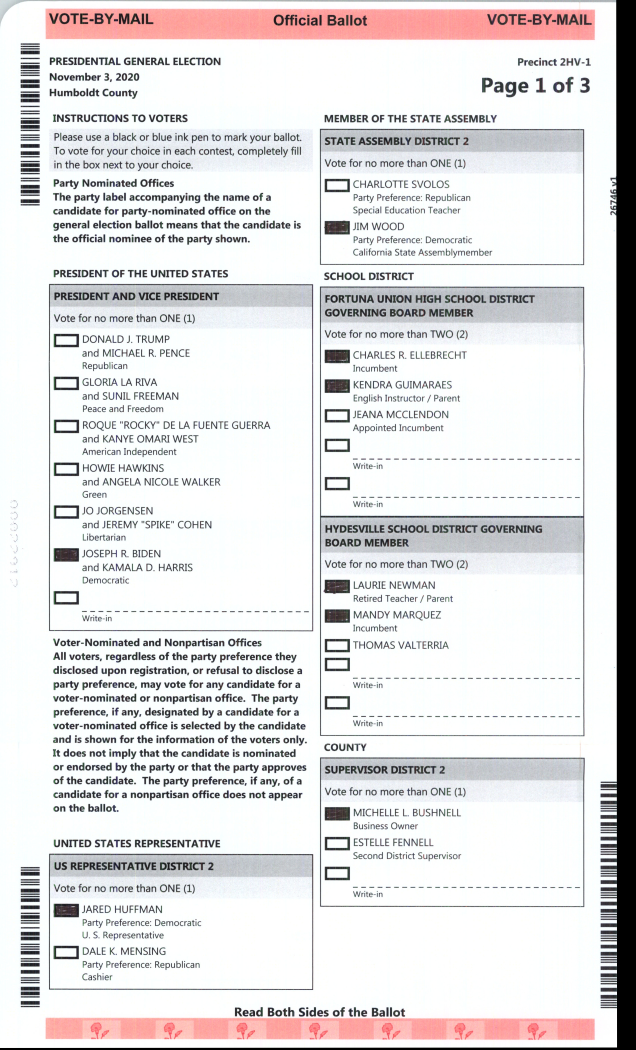
#> input picture votes/templatesV15/template_2HV-1_1.jpg, 2544 x 4200 px, found by its file name (shown at 1/4 size)
$ jupyter execute --allow-errors measure_extraneous_marks.ipynb
#> lines starting #> are read from the running program, lines starting #| are printed output that depends on the picture; after the words box and inside, x2 and y2 are one past the last pixel; in counts of white or black regions, pixels touching at a corner belong together
[cell 1]
import cv2
import time
import numpy as np
import logging
import math
import copy
from pathlib import Path
import json
from dataclasses import dataclass

import matplotlib.pyplot as plt
plt.rcParams['figure.figsize'] = [10, 10]

#> (the rest of this cell did not finish here and is left out)

[cell 2]
#external code not changed

@dataclass
class ChoiceBox:  #v1.5 changes
    cnum: int = -1
    area: float = 0.0
    w: int = 0
    h: int = 0
    cX: int = -1
    cY: int = -1
    angle: float = 180.
    parent: int = -1
    column: int = -1
    contest_num: int = -1
    candidate_name: str = ""
    contest_name: str = ""
    votes_allowed: int = -1
    error_score: float = 0
    contest_type = "" #should be either "regular" or "proposition"

#the lines are about 8-9 pixels wide
ACTUAL_CHOICE_BOX_WIDTH = 100 #what about thickness of lines??
ACTUAL_CHOICE_BOX_HEIGHT = 54
INNER_CHOICE_BOX_WIDTH = 80
INNER_CHOICE_BOX_HEIGHT = 34

# [205 lines left out: functions calc_choice_box_scoring_coords, align_form_and_update_CB_locations, not called in this run]

class ChoiceBoxTemplateMatcher():
    # [47 lines left out: functions __init__, search_for_choiceboxes, not called in this run]


class BestMatchesAccumulator():
#template matching generates lots of false-positive matches
#this class accumulates only the template rectangles with best match score, rejecting any similar rectangles lower scores

    # [46 lines left out: functions __init__, add_all_matches, _add_matching_rectangle, not called in this run]

    def rectangle_iter(self):
        return [ sr for sr in self.best_rectangles ]

    def centroid_iter(self):
        return [ (sr.tlx + (sr.brx-sr.tlx)/2, sr.tly + (sr.bry-sr.tly)/2) for sr in self.best_rectangles ]

    def how_many(self):
        return len(self.best_rectangles)

    def dump(self):
        for sr in self.best_rectangles:
            print(f"cX:{sr.tlx + (sr.brx-sr.tlx)/2} cY:{sr.tly + (sr.bry-sr.tly)/2} score:{sr.score}")

    # [48 lines left out: functions show_on_image, get_iou, not called in this run]

[cell 3]
def debug_display_images(*image_name_tuples, figsize=(22,12)):
    #call with variable number of (image, title) pairs
    if len(image_name_tuples) == 0:
        return
    num_plots = len(image_name_tuples)

    fig, ax = plt.subplots(1, num_plots, figsize=figsize, tight_layout=True)

    for i, tup in enumerate(image_name_tuples):
        img = tup[0]
        label = tup[1]
        ax[i].set_xlabel(label)
        if len(img.shape) == 3:
            ax[i].imshow(img)
        elif len(img.shape) == 2:
            ax[i].imshow(img, cmap='gray')
        else:
            ax[i].imshow(img)

    plt.show()

[cell 4]
#load form and corresponding template and choice files
template_dir_path = Path("/Volumes/Data/david-data/Dropbox/PythonProjects-dpm/Ballot_tests/templates")
form_path = Path("/Volumes/Data/david-data/Dropbox/david/12-07/087904.jpg")
template_path = template_dir_path / "template_2HV-1_1.jpg"
choice_path = Path("/Volumes/Data/david-data/Dropbox/PythonProjects-dpm/Ballot_tests/templates/choices_2HV-1_1.json")

path_to_metadata_dir = Path("../metadata") #not really used here

path_to_logfile = None

form = cv2.imread(str(form_path))
template = cv2.imread(str(template_path))
#> template is the input picture: shape (4200, 2544, 3); mean B, G, R 223.3, 222.6, 223.9
#> (the rest of this cell did not finish here and is left out)

[cell 5]
subset = template[900:2800, 300:1500]
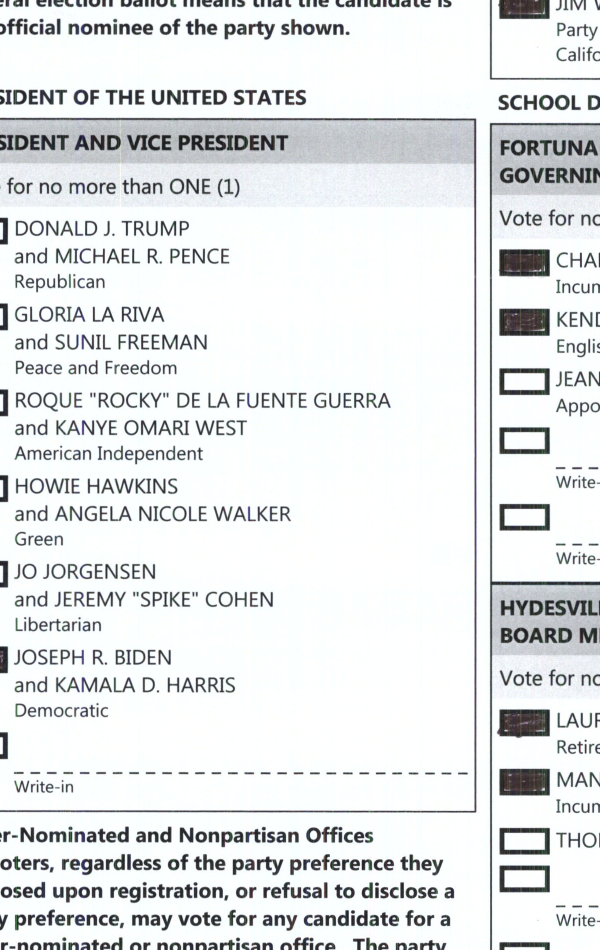
#> subset: shape (1900, 1200, 3) (shown at 1/2 size); mean B, G, R 230.1, 229.2, 226.5

#kernel = np.zeros((15,15),np.uint8)
subset_gray = cv2.cvtColor(subset, cv2.COLOR_BGR2GRAY)
#subset_binary = cv2.threshold(subset_gray, 127, 255, cv2.THRESH_BINARY_INV+cv2.THRESH_OTSU)[1]
subset_binary = cv2.threshold(subset_gray, 127, 255,cv2.THRESH_OTSU)[1]
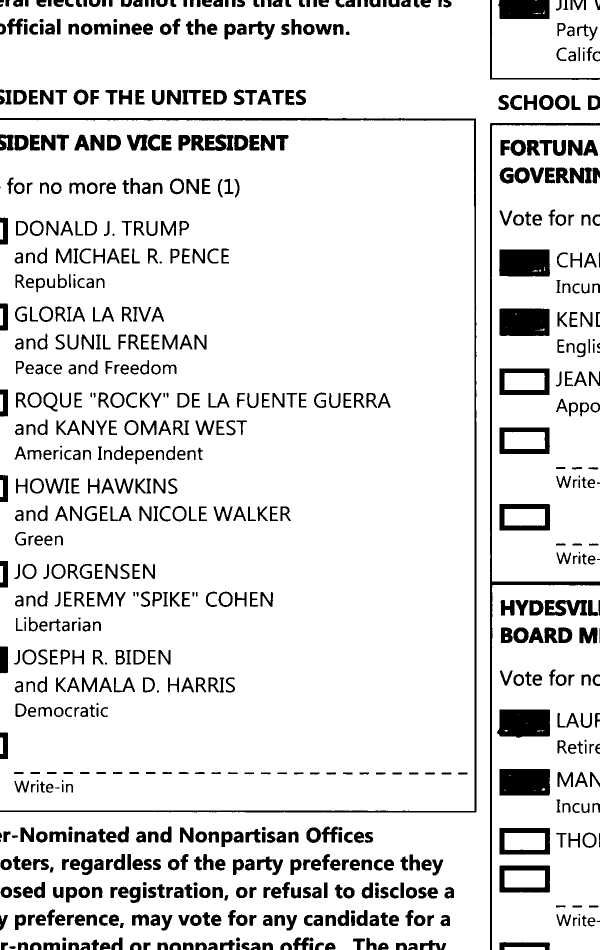
#> subset_binary: shape (1900, 1200) (shown at 1/2 size); 88.7% white; 816 black regions (24 under 20 px), largest, box (x1, y1, x2, y2) and area: (0, 236, 953, 1625) 12416, (980, 246, 1200, 1900) 9246, (994, 1419, 1100, 1476) 5466

se = cv2.getStructuringElement(cv2.MORPH_RECT,(9,9),(-1,-1))
subset_dilated = cv2.dilate(subset_binary,se,iterations = 2)
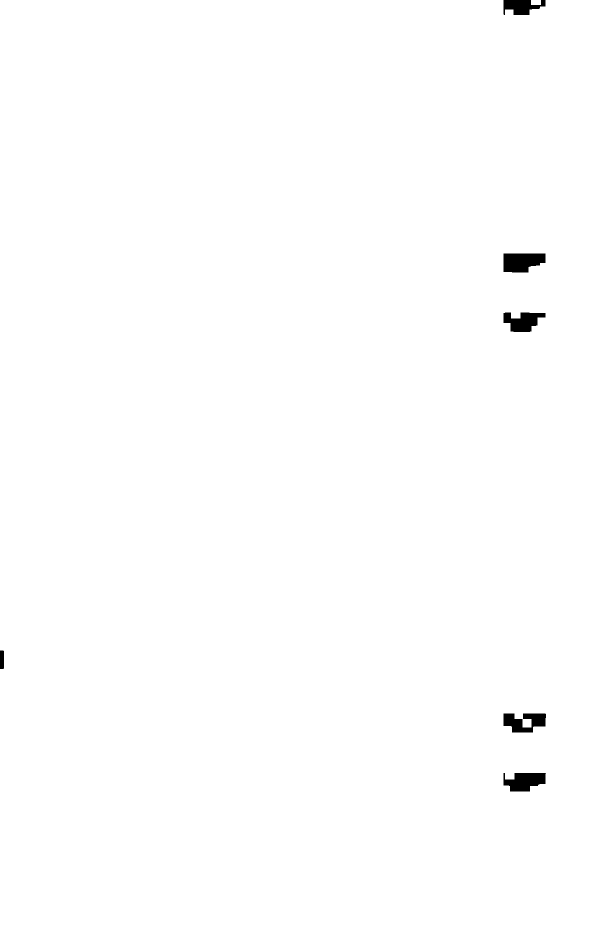
#> subset_dilated: shape (1900, 1200) (shown at 1/2 size); 99.5% white; 6 black regions, box (x1, y1, x2, y2) and area: (1007, 507, 1091, 545) 2666, (1007, 1546, 1092, 1583) 2311, (1007, 1427, 1092, 1465) 2189, (1007, 625, 1091, 664) 2141, (1007, 0, 1091, 30) 1696, (0, 1301, 8, 1338) 294
subset_eroded = cv2.erode(subset_binary,se,iterations = 2)
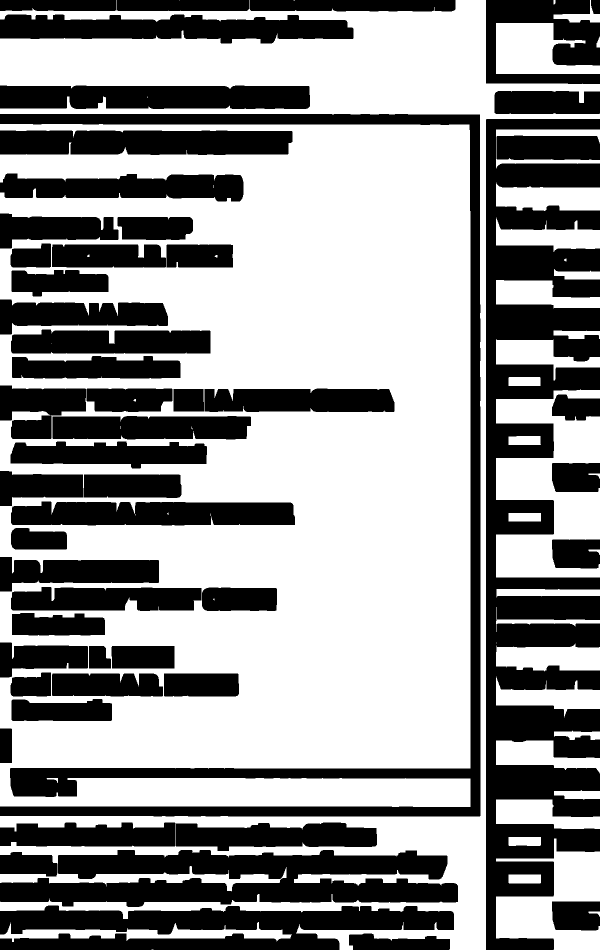
#> subset_eroded: shape (1900, 1200) (shown at 1/2 size); 59.1% white; 54 black regions, largest, box (x1, y1, x2, y2) and area: (972, 238, 1200, 1900) 197851, (0, 228, 961, 1633) 88611, (0, 1700, 916, 1814) 69639

debug_display_images((subset_gray,'gray'),(subset_dilated,'dilated'), (subset_eroded,'eroded'))

$ run again, with votes/templatesV15/template_2HV-1_2.jpg copied over votes/templatesV15/template_2HV-1_1.jpg
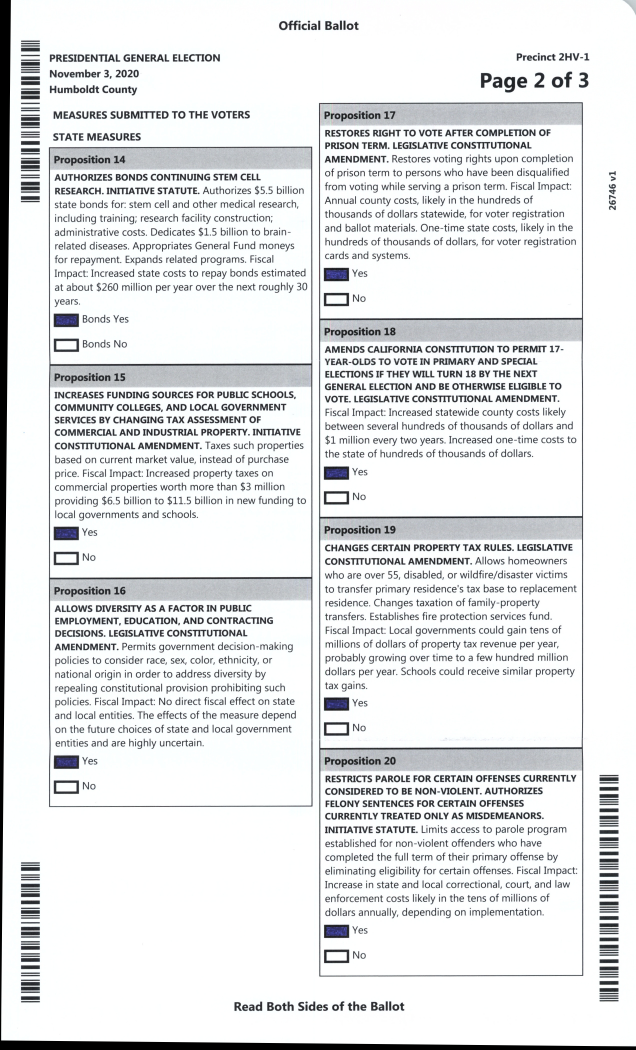
#> input picture votes/templatesV15/template_2HV-1_2.jpg, 2544 x 4200 px, found by its file name (shown at 1/4 size)
#> template is the input picture: shape (4200, 2544, 3); mean B, G, R 229.8, 228.8, 227.3
#> `subset_binary = cv2.threshold(subset_gray, 127, 255,cv2.THRESH_OTSU)[1]`:
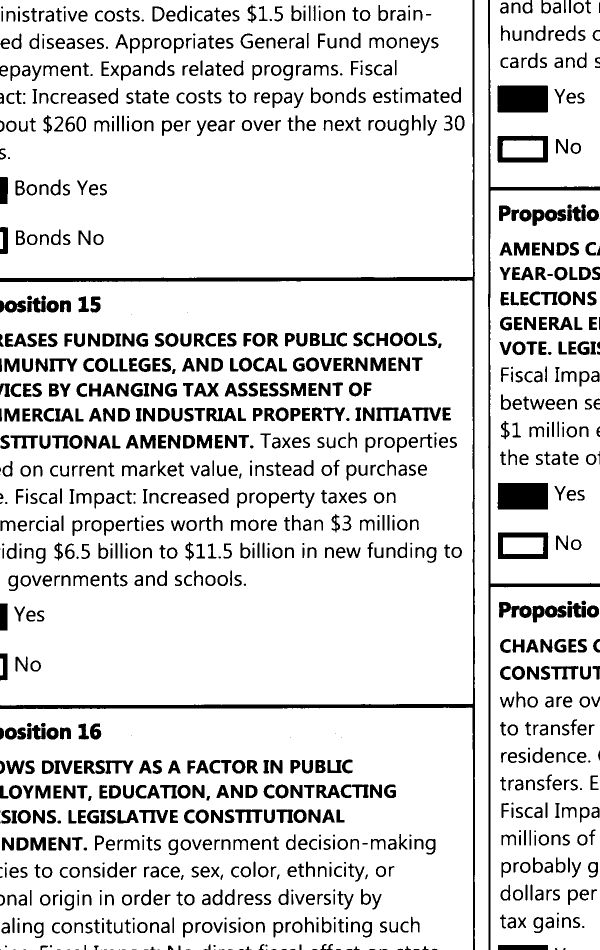
#> subset_binary: shape (1900, 1200) (shown at 1/2 size); 86.9% white; 1215 black regions (124 under 20 px), largest, box (x1, y1, x2, y2) and area: (0, 0, 950, 1900) 21442, (976, 0, 1200, 1900) 10457, (995, 171, 1096, 225) 5447
#> subset_dilated: shape (1900, 1200); 99.7% white; 5 black regions, box (x1, y1, x2, y2) and area: (1003, 179, 1088, 217) 3209, (1004, 974, 1088, 1011) 3108, (0, 362, 8, 400) 282, (0, 1215, 7, 1253) 266, (1004, 1898, 1088, 1900) 168
#> `subset_eroded = cv2.erode(subset_binary,se,iterations = 2)`:
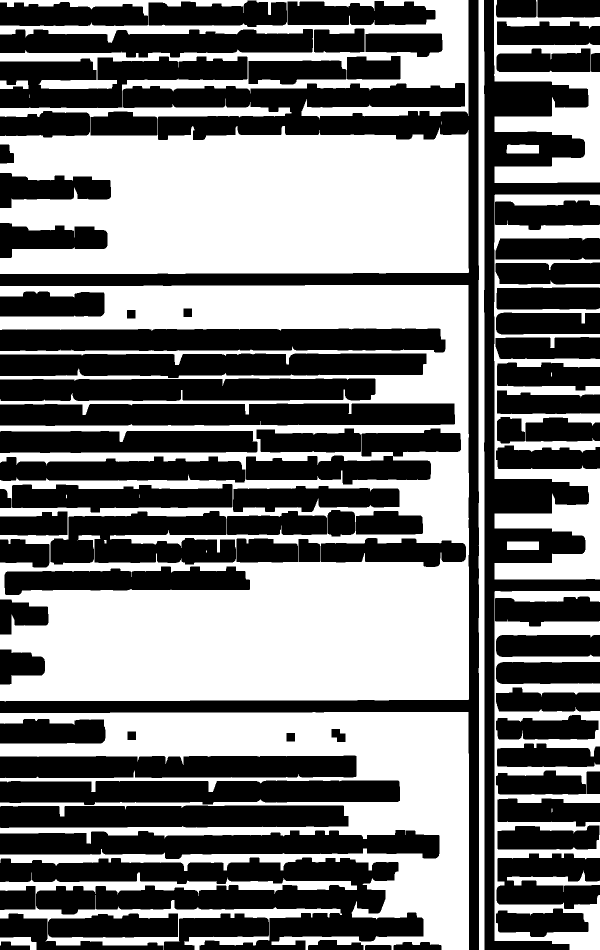
#> subset_eroded: shape (1900, 1200) (shown at 1/2 size); 47.7% white; 21 white regions (7 under 20 px), largest, box (x1, y1, x2, y2) and area: (0, 570, 938, 1403) 417910, (0, 0, 938, 548) 312828, (0, 1424, 938, 1900) 169590
